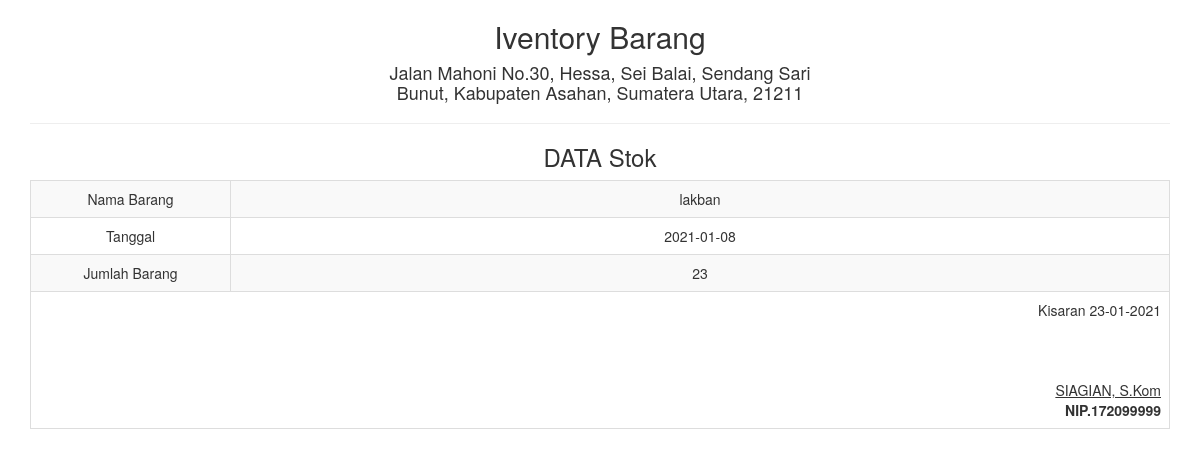
The app's page /report/stok_satu.php?id=5 with its own data.
### tables this page shows
CREATE TABLE IF NOT EXISTS `tb_barang` (
`id` int(10) NOT NULL,
  `nama_barang` varchar(20) NOT NULL,
  `tanggal` date NOT NULL,
  `jumlah_barang` int(10) NOT NULL
);

### report/stok_satu.php (the view, shortened to what this page needs)
<!DOCTYPE html>
<html>
    <head>
        <link href="../Assets/css/bootstrap.min.css" rel="stylesheet" type="text/css"/>
    </head>
    <body onload="print()">
        <?php
        include '../config/koneksi.php';
        $sql = "SELECT * FROM tb_barang WHERE id='" . $_GET ['id'] . "'";
        $query = mysqli_query($koneksi, $sql) or die("SQL Detail error");
        $data = mysqli_fetch_array($query);
        ?>
        <div class="container">
            <div class='row'>
                <div class="col-sm-12">
                     <div class="text-center">
                        <h2>Iventory Barang </h2>
                        <h4>Jalan Mahoni No.30, Hessa, Sei Balai, Sendang Sari <br> Bunut, Kabupaten Asahan, Sumatera Utara, 21211</h4>
                        <hr>
                        <h3>DATA Stok</h3>
                        <table class="table table-bordered table-striped table-hover">
                            <tbody>
								 <tr>
                            <td width="200">Nama Barang</td> <td><?= $data['nama_barang'] ?></td>
                        </tr>
                        <tr>
                            <td>Tanggal</td> <td><?= $data['tanggal'] ?></td>
                        </tr>
                        <tr>
                            <td>Jumlah Barang</td> <td><?= $data['jumlah_barang'] ?></td>
                        </tr>
                            </tbody>
                            <tfoot>
                                <tr>
                                     <td colspan="8" class="text-right">
                                        Kisaran  <?= date("d-m-Y") ?>
                                        <br><br><br><br>
                                        <u>SIAGIAN, S.Kom<strong></u><br>
                                        NIP.172099999
                                    </td>
								</tr>
							</tfoot>
                        </table>
                    </div>
                </div>
            </div>
    </body>
</html>

### records on screen
tb_barang: nama_barang "lakban", tanggal "2021-01-08", jumlah_barang "23"
